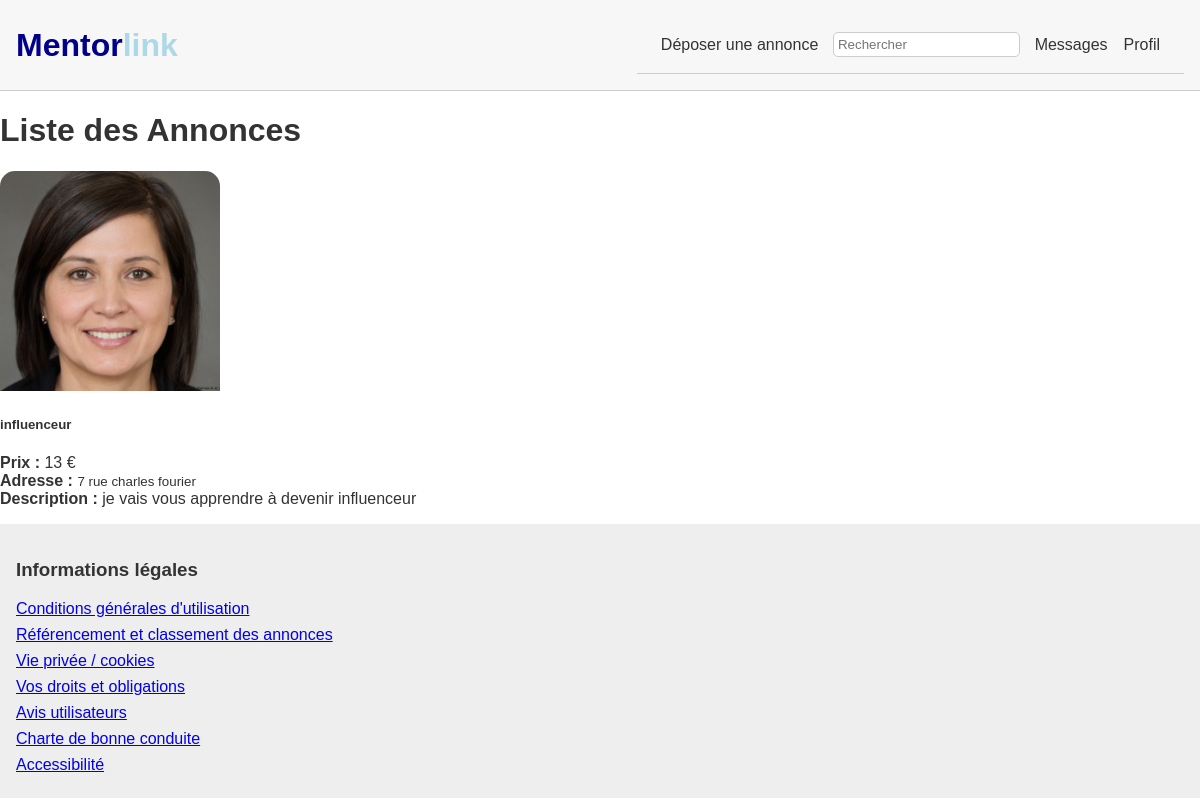
The page /liste_annonces/ on the database as committed earlier.
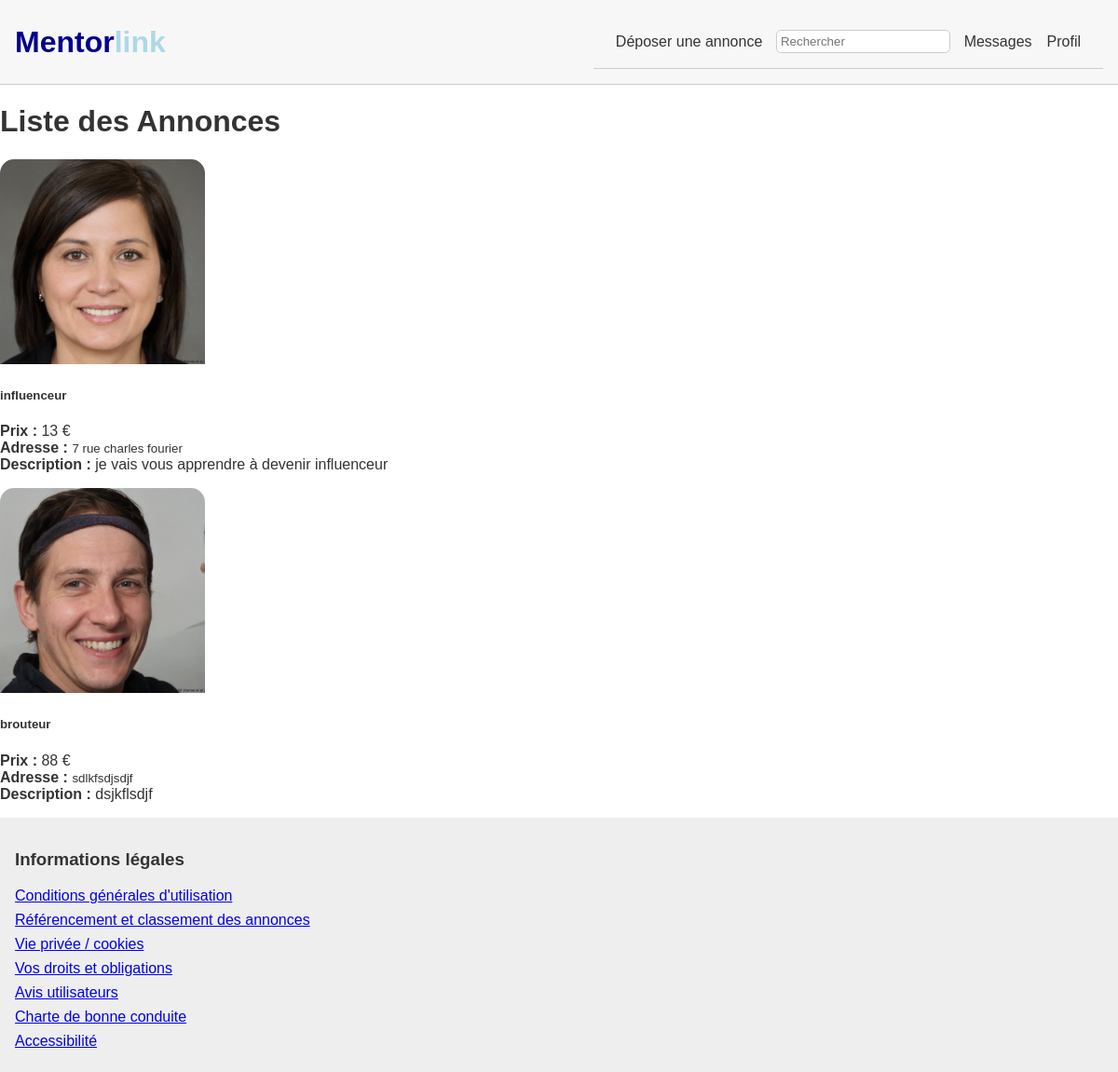
The same page on the database as committed later.
### app_mentorlink/models.py (models this page shows, shortened)
class Annonce(models.Model):
    id = models.IntegerField(primary_key=True)
    prix = models.IntegerField()
    image = models.ImageField(upload_to='annonces/', null=True, blank=True)
    metier = models.CharField(max_length=1000)
    adresse = models.TextField()
    description = models.TextField(max_length=100000, null=True, blank=True)
    id_personnes = models.ForeignKey('Utilisateur', on_delete=models.CASCADE, null=True, blank=True)

### app_mentorlink/views.py (the view)
# urls.py: path('liste_annonces/', views.liste_annonces, name='liste_annonces'),
def liste_annonces(request):
    annonces = Annonce.objects.all()
    return render(request, 'liste_annonces.html', {'annonces': annonces})

### app_mentorlink/templates/liste_annonces.html (shortened to what this page needs)
{% extends "base.html" %}
{% block content %}
<div class="container mt-5">
    <h1 class="mb-4 text-center">Liste des Annonces</h1>
    {% if annonces %}
        <div class="row g-4">
            {% for annonce in annonces %}
                <div class="col-md-4 mb-4">
                    <div class="card-wrapper p-2 bg-white rounded-lg shadow-sm">
                        <div class="card h-100 border-dark" style="border-radius: 15px; transition: transform 0.3s; border-width: 2px !important;">
                            {% if annonce.image and annonce.image.url %}
                                <img src="{{ annonce.image.url }}" class="card-img-top" alt="Image de l'annonce" style="height: 220px; object-fit: cover; border-top-left-radius: 15px; border-top-right-radius: 15px;">
                            {% else %}
                                <div class="card-img-top bg-light d-flex justify-content-center align-items-center" style="height: 220px; background-color: #f8f9fa;">
                                    <span class="text-muted">Pas d'image disponible</span>
                                </div>
                            {% endif %}
                            <div class="card-body d-flex flex-column">
                                <div class="d-flex justify-content-between align-items-center mb-3">
                                    <h5 class="card-title text-primary mb-0">{{ annonce.metier }}</h5>
                                </div>
                                <div class="card-text flex-grow-1">
                                    <p class="mb-2">
                                        <strong>Prix :</strong> <span class="text-success">{{ annonce.prix }} €</span><br>
                                        <strong>Adresse :</strong> <small class="text-muted">{{ annonce.adresse }}</small><br>
                                        <strong>Description :</strong> {{ annonce.description|truncatewords:20|default:"Pas de description" }}
                                    </p>
                                </div>
                            </div>
                        </div>
                    </div>
                </div>
            {% endfor %}
        </div>
    {% else %}
        <div class="alert alert-info text-center">
            Aucune annonce n'a été publiée pour le moment.
        </div>
    {% endif %}
</div>
{% endblock %}

Rows that differ between the two databases and show on the page:
added Annonce: image (picture), metier "brouteur", prix "88", adresse "sdlkfsdjsdjf", description "dsjkflsdjf"
